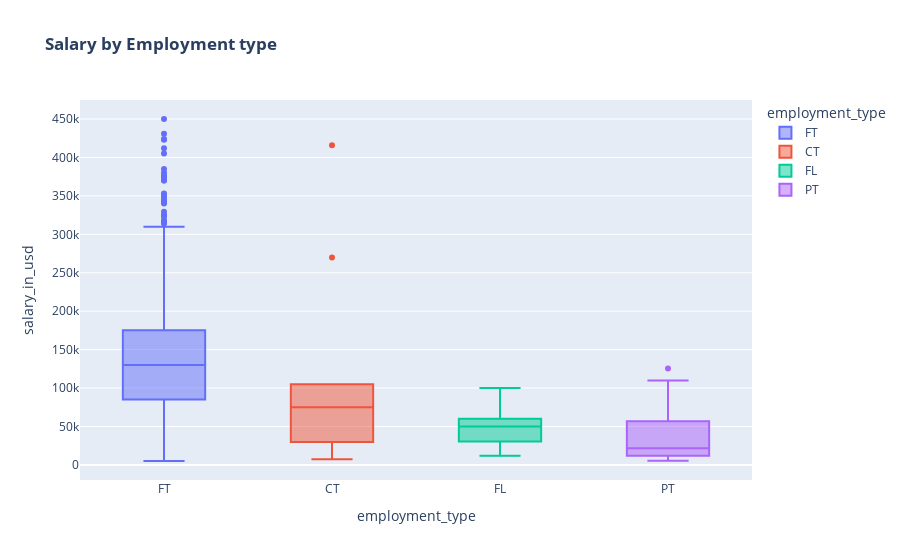

The code cell stored with this chart in its notebook:
### Markdown cell above
### Salaries of Employees Based on Employment Type

### Code cell
labels = {'Employment_type':'employment_type', 'Salary_in_usd':'salary_in_usd'}

font1= {'family':'serif', 'color':'black', 'size':15}
font2= {'family':'serif', 'color':'red', 'size':15}

px.box(salary, x = 'Employment_type', y= 'Salary_in_usd', color = 'Employment_type',labels=labels, title='<b>Salary by Employment type')

### Figure 1 — Plotly figure (JSON) as saved in the notebook; plotly's stock layout.template omitted (floating-point values rounded to 4 significant figures; data arrays with more than 128 entries replaced by an {"elided": "..."} marker saying what was removed)
{"data": [{"alignmentgroup": "True", "hovertemplate": "employment_type=%{x}<br>salary_in_usd=%{y}<extra></extra>", "legendgroup": "FT", "marker": {"color": "#636efa"}, "name": "FT", "notched": false, "offsetgroup": "FT", "orientation": "v", "showlegend": true, "type": "box", "x": {"elided": "2547 str values"}, "x0": " ", "xaxis": "x", "y": {"elided": "2547 int values"}, "y0": " ", "yaxis": "y"}, {"alignmentgroup": "True", "hovertemplate": "employment_type=%{x}<br>salary_in_usd=%{y}<extra></extra>", "legendgroup": "CT", "marker": {"color": "#EF553B"}, "name": "CT", "notched": false, "offsetgroup": "CT", "orientation": "v", "showlegend": true, "type": "box", "x": ["CT", "CT", "CT", "CT", "CT", "CT", "CT", "CT", "CT", "CT"], "x0": " ", "xaxis": "x", "y": [30000, 25500, 90000, 60000, 7500, 30469, 270000, 105000, 416000, 100000], "y0": " ", "yaxis": "y"}, {"alignmentgroup": "True", "hovertemplate": "employment_type=%{x}<br>salary_in_usd=%{y}<extra></extra>", "legendgroup": "FL", "marker": {"color": "#00cc96"}, "name": "FL", "notched": false, "offsetgroup": "FL", "orientation": "v", "showlegend": true, "type": "box", "x": ["FL", "FL", "FL", "FL", "FL", "FL", "FL", "FL", "FL", "FL"], "x0": " ", "xaxis": "x", "y": [50000, 50000, 50000, 100000, 45555, 30523, 100000, 20000, 12000, 60000], "y0": " ", "yaxis": "y"}, {"alignmentgroup": "True", "hovertemplate": "employment_type=%{x}<br>salary_in_usd=%{y}<extra></extra>", "legendgroup": "PT", "marker": {"color": "#ab63fa"}, "name": "PT", "notched": false, "offsetgroup": "PT", "orientation": "v", "showlegend": true, "type": "box", "x": ["PT", "PT", "PT", "PT", "PT", "PT", "PT", "PT", "PT", "PT", "PT", "PT", "PT", "PT", "PT", "PT", "PT"], "x0": " ", "xaxis": "x", "y": [34320, 17779, 25216, 12000, 125404, 19073, 110000, 52533, 100000, 10354, 12000, 5409, 15966, 69741, 28609, 21669, 12000], "y0": " ", "yaxis": "y"}], "layout": {"boxmode": "overlay", "legend": {"title": {"text": "employment_type"}, "tracegroupgap": 0}, "title": {"text": "<b>Salary by Employment type"}, "xaxis": {"anchor": "y", "categoryarray": ["FT", "CT", "FL", "PT"], "categoryorder": "array", "domain": [0, 1], "title": {"text": "employment_type"}}, "yaxis": {"anchor": "x", "domain": [0, 1], "title": {"text": "salary_in_usd"}}}}
